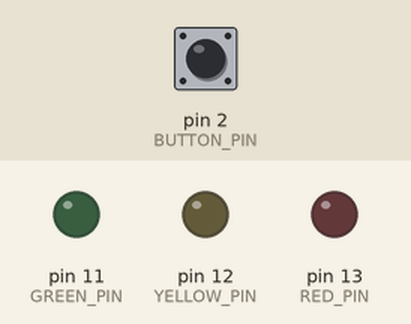
Bench run of a sketch on a simulated Arduino Uno, built with avr-gcc and run on an emulated ATmega328P. Parts: output pins drawn as LEDs (lit = HIGH). The test bench sets the inputs (shaded band); at power-on: pin 2 (BUTTON_PIN) LOW.

Above: at 1.2 s.
1.3 s: pin 2 (BUTTON_PIN) pulled HIGH for 0.15 s
At 1.8 s:
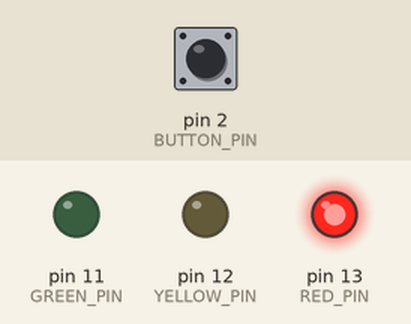
4.4 s: pin 2 (BUTTON_PIN) pulled HIGH for 1 s
At 5.4 s:
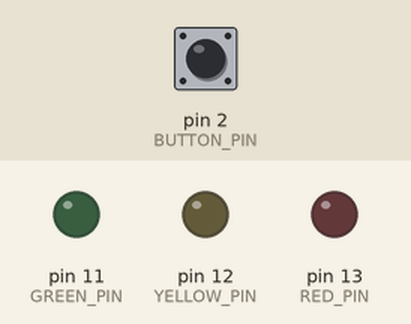
6.9 s: pin 2 (BUTTON_PIN) pulled HIGH for 0.15 s
At 7.4 s:
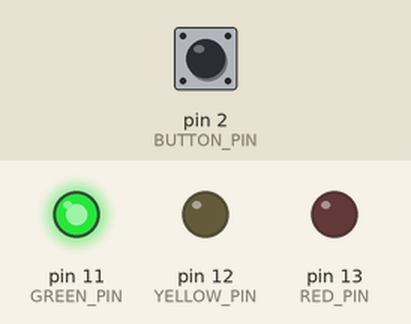
10.0 s: pin 2 (BUTTON_PIN) pulled HIGH for 3.2 s
At 10.9 s:
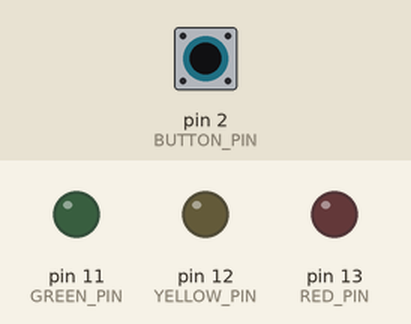
Timing chart, 0 to 13.0 s (numbered marks = the images above; inputs shaded):
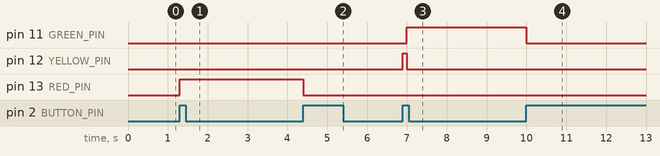

The sketch:

traffic_lights_sim_pd.ino
```cpp
// Pin definitions
const int RED_PIN = 13;
const int YELLOW_PIN = 12;
const int GREEN_PIN = 11;
const int BUTTON_PIN = 2;

// Timing constants (in milliseconds)
const int RED_TIME = 5000;
const int YELLOW_TIME = 2000;
const int GREEN_TIME = 5000;
const int DEBOUNCE_DELAY = 200;

// State variables
int state = 0;  // 0 = inactive, 1 = cycling, 2 = off
unsigned long lastButtonTime = 0; // store last time button was pressed
bool buttonPressed = false;

void setup() {
  pinMode(RED_PIN, OUTPUT);
  pinMode(YELLOW_PIN, OUTPUT);
  pinMode(GREEN_PIN, OUTPUT);
  pinMode(BUTTON_PIN, INPUT);
}

void loop() {
  // Check for button press with debounce
  unsigned long now = millis(); // track time
  if (now - lastButtonTime > DEBOUNCE_DELAY) {
    bool buttonState = digitalRead(BUTTON_PIN);
    if (buttonState == HIGH && !buttonPressed) {
      buttonPressed = true;
      lastButtonTime = now;
      if (state == 0) {
        state = 1;
      } else if (state == 1) {
        state = 2;
      } else if (state == 2) {
        state = 1;
      }
    } else if (buttonState == LOW) {
      buttonPressed = false;
    }
  }

  // Update the lights based on the current state
  if (state == 0) {
    // Lights are off
    digitalWrite(RED_PIN, LOW);
    digitalWrite(YELLOW_PIN, LOW);
    digitalWrite(GREEN_PIN, LOW);
  } else if (state == 1) {
    // Lights are cycling
    if (now % 14000 < RED_TIME) {
      digitalWrite(RED_PIN, HIGH);
      digitalWrite(YELLOW_PIN, LOW);
      digitalWrite(GREEN_PIN, LOW);
    } else if (now % 14000 < RED_TIME + YELLOW_TIME) {
      digitalWrite(RED_PIN, LOW);
      digitalWrite(YELLOW_PIN, HIGH);
      digitalWrite(GREEN_PIN, LOW);
    } else if (now % 14000 < RED_TIME + YELLOW_TIME + GREEN_TIME) {
      digitalWrite(RED_PIN, LOW);
      digitalWrite(YELLOW_PIN, LOW);
      digitalWrite(GREEN_PIN, HIGH);
    } else if (now % 14000 < RED_TIME + YELLOW_TIME + GREEN_TIME + YELLOW_TIME) {
      digitalWrite(RED_PIN, LOW);
      digitalWrite(YELLOW_PIN, HIGH);
      digitalWrite(GREEN_PIN, LOW);
    }
  } else {
    // Lights are off
    digitalWrite(RED_PIN, LOW);
    digitalWrite(YELLOW_PIN, LOW);
    digitalWrite(GREEN_PIN, LOW);
  }
}
```

Measured:
- after the input at 1.3 s, pin 13 (RED_PIN): LOW → HIGH at once
- after the input at 4.4 s, pin 12 (YELLOW_PIN): stays LOW (without the input it goes to HIGH after 0.60 s); pin 13 (RED_PIN): HIGH → LOW after 0.00 s instead of 0.60 s
- after the input at 6.9 s, pin 11 (GREEN_PIN): LOW → HIGH after 0.10 s; pin 12 (YELLOW_PIN): LOW → HIGH at once, → LOW 0.10 s later
- after the input at 10.0 s, pin 11 (GREEN_PIN): HIGH → LOW after 0.00 s instead of 2.0 s; pin 12 (YELLOW_PIN): stays LOW (without the input it goes to HIGH after 2.0 s); pin 13 (RED_PIN): stays LOW (without the input it goes to HIGH after 4.0 s)
